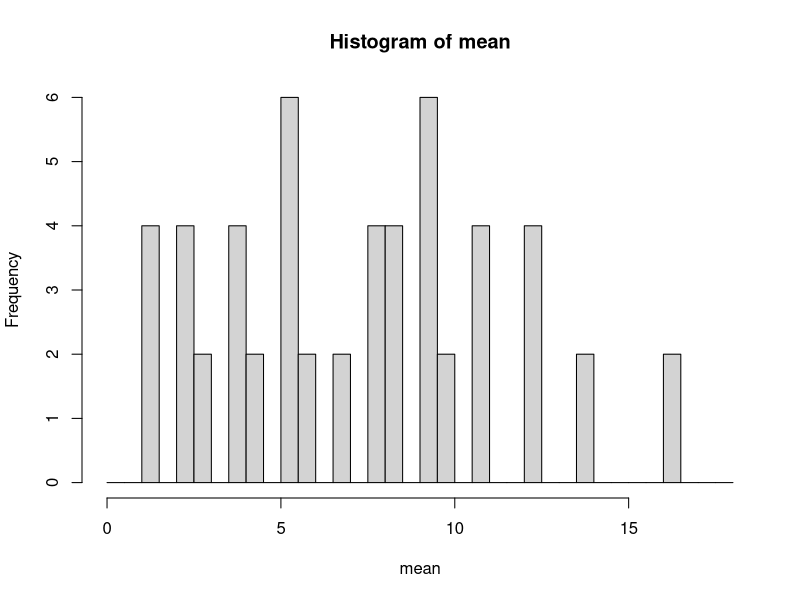

Write the R code that produced this figure.
## ---- chunk 1
X=10000
m=9900
sd=120
n=30
sub_z1=X-m
sub_z2=sd/sqrt(n)
z=sub_z1/sub_z2
z
a=0.95
z_a=qnorm(1-a)
z_a
## ---- chunk 2
X=2
m=2.1
sd=0.25
n=35
sub_z1=X-m
sub_z2=sd/sqrt(n)
z=sub_z1/sub_z2
z
a=0.95
z_a=qnorm(1-a)
z_a
## ---- chunk 3
X=15.4
m=14.6
sd=2.5
n=35
sub_z1=X-m
sub_z2=sd/sqrt(n)
z=sub_z1/sub_z2
z
a=0.95
a=a/2
z_a=qnorm(1-a)
z_a
## ---- chunk 4
X=10000
m=9900
sd=125
n=30
sub_t1=X-m
sub_t2=sd/sqrt(n)
t=sub_t1/sub_t2
t
t_a=qt(p=0.025,df=29)
t_a
## ---- chunk 5
X=2
m=2.1
sd=0.3
n=35
sub_t1=X-m
sub_t2=sd/sqrt(n)
t=sub_t1/sub_t2
t
a=0.95
t_a=qt(p=0.025,df=34)
t_a
## ---- chunk 6
X=15.4
m=14.6
sd=2.5
n=35
sub_t1=X-m
sub_t2=sd/sqrt(n)
t=sub_t1/sub_t2
t
t_a=qt(p=0.025,df=34)
t_a
## ---- chunk 7
p=85/148
p_0=0.6
subset_z1=p-p_0
z2=1-p_0
z2=p_0*z2
z2=z2/148
subset_z2=sqrt(z2)
z=subset_z1/subset_z2
z
z_a=qnorm(0.5)
z_a
## ---- chunk 8
p=30/214
p_0=0.12
subset_z1=p-p_0
z2=1-p_0
z2=p_0*z2
z2=z2/214
subset_z2=sqrt(z2)
z=subset_z1/subset_z2
z
z_a=qnorm(0.95)
z_a
## ---- chunk 9
p=12/20
p_0=0.5
subset_z1=p-p_0
z2=1-p_0
z2=p_0*z2
z2=z2/20
subset_z2=sqrt(z2)
z=subset_z1/subset_z2
z
z_a=qnorm(0.95)
z_a
## ---- chunk 10
mean=c()
table=c(10, 2, 1, 1, 15, 7, 4, 18)
for(i in table){
  for(j in table){
     if(i==j){
       next
     }
     x=(i+j)/2
     mean<-append(mean,x)
  }
  
  
}
   
    
hist(mean,breaks=seq(0,18,0.5))
mean
